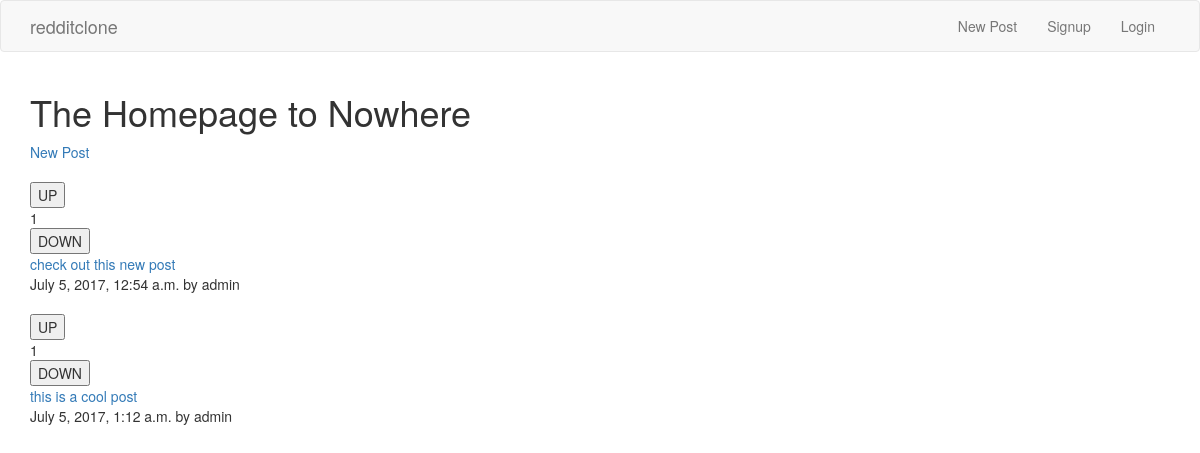
/, run on an earlier commit of the app's database.
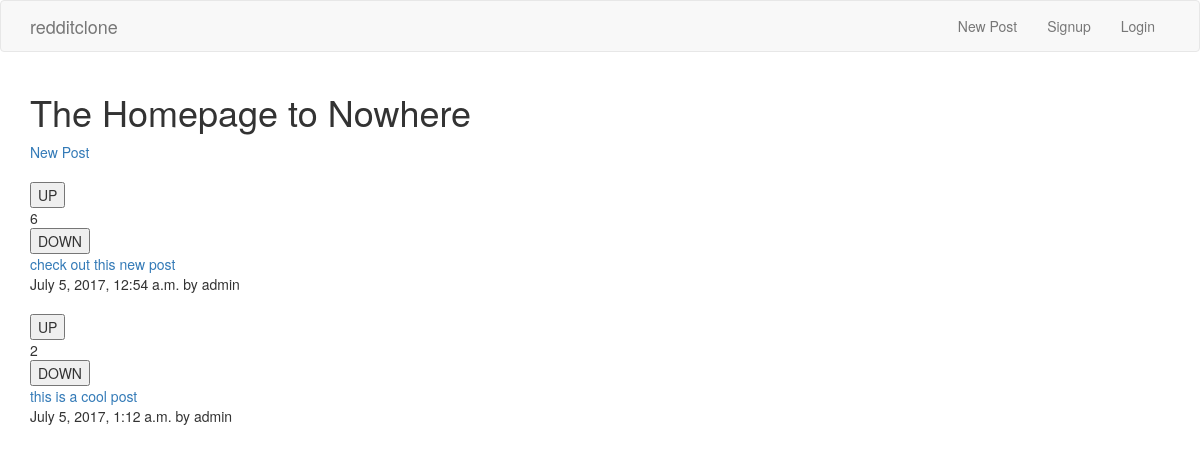
And on a later commit of the database.
### posts/models.py (models this page shows, shortened)
class Post(models.Model):
	title = models.CharField(max_length=200)
	url = models.TextField()
	pub_date = models.DateTimeField()
	author = models.ForeignKey(User)
	votes_total = models.IntegerField(default=1)

### posts/views.py (the view)
# urls.py: 2. Add a URL to urlpatterns:  url(r'^$', views.home, name='home')
def home(request):
	posts = models.Post.objects.order_by('-votes_total')
	return render(request, 'posts/home.html', {'posts':posts})

### posts/templates/posts/home.html (shortened to what this page needs)
{% extends 'base.html' %}
{% block content %}
<h1>The Homepage to Nowhere</h1>
<a href="{% url 'posts:create' %}">New Post</a>
{% for post in posts %}
<br><br>
<form method="POST" action="{% url 'posts:upvote' post.id %}">
	<input type="submit" value="UP">
</form>
{{post.votes_total}}
<form method="POST" action="{% url 'posts:downvote' post.id %}">
	<input type="submit" value="DOWN">
</form>
<a href="{{ post.url }}">{{post.title}}</a>
<br>
{{post.pub_date}} by {{post.author.username}}
{% endfor %}
{% endblock %}

What changed in the data, as far as the page shows it:
changed Post "check out this new post": votes_total "1" → "6"
changed Post "this is a cool post": votes_total "1" → "2"
